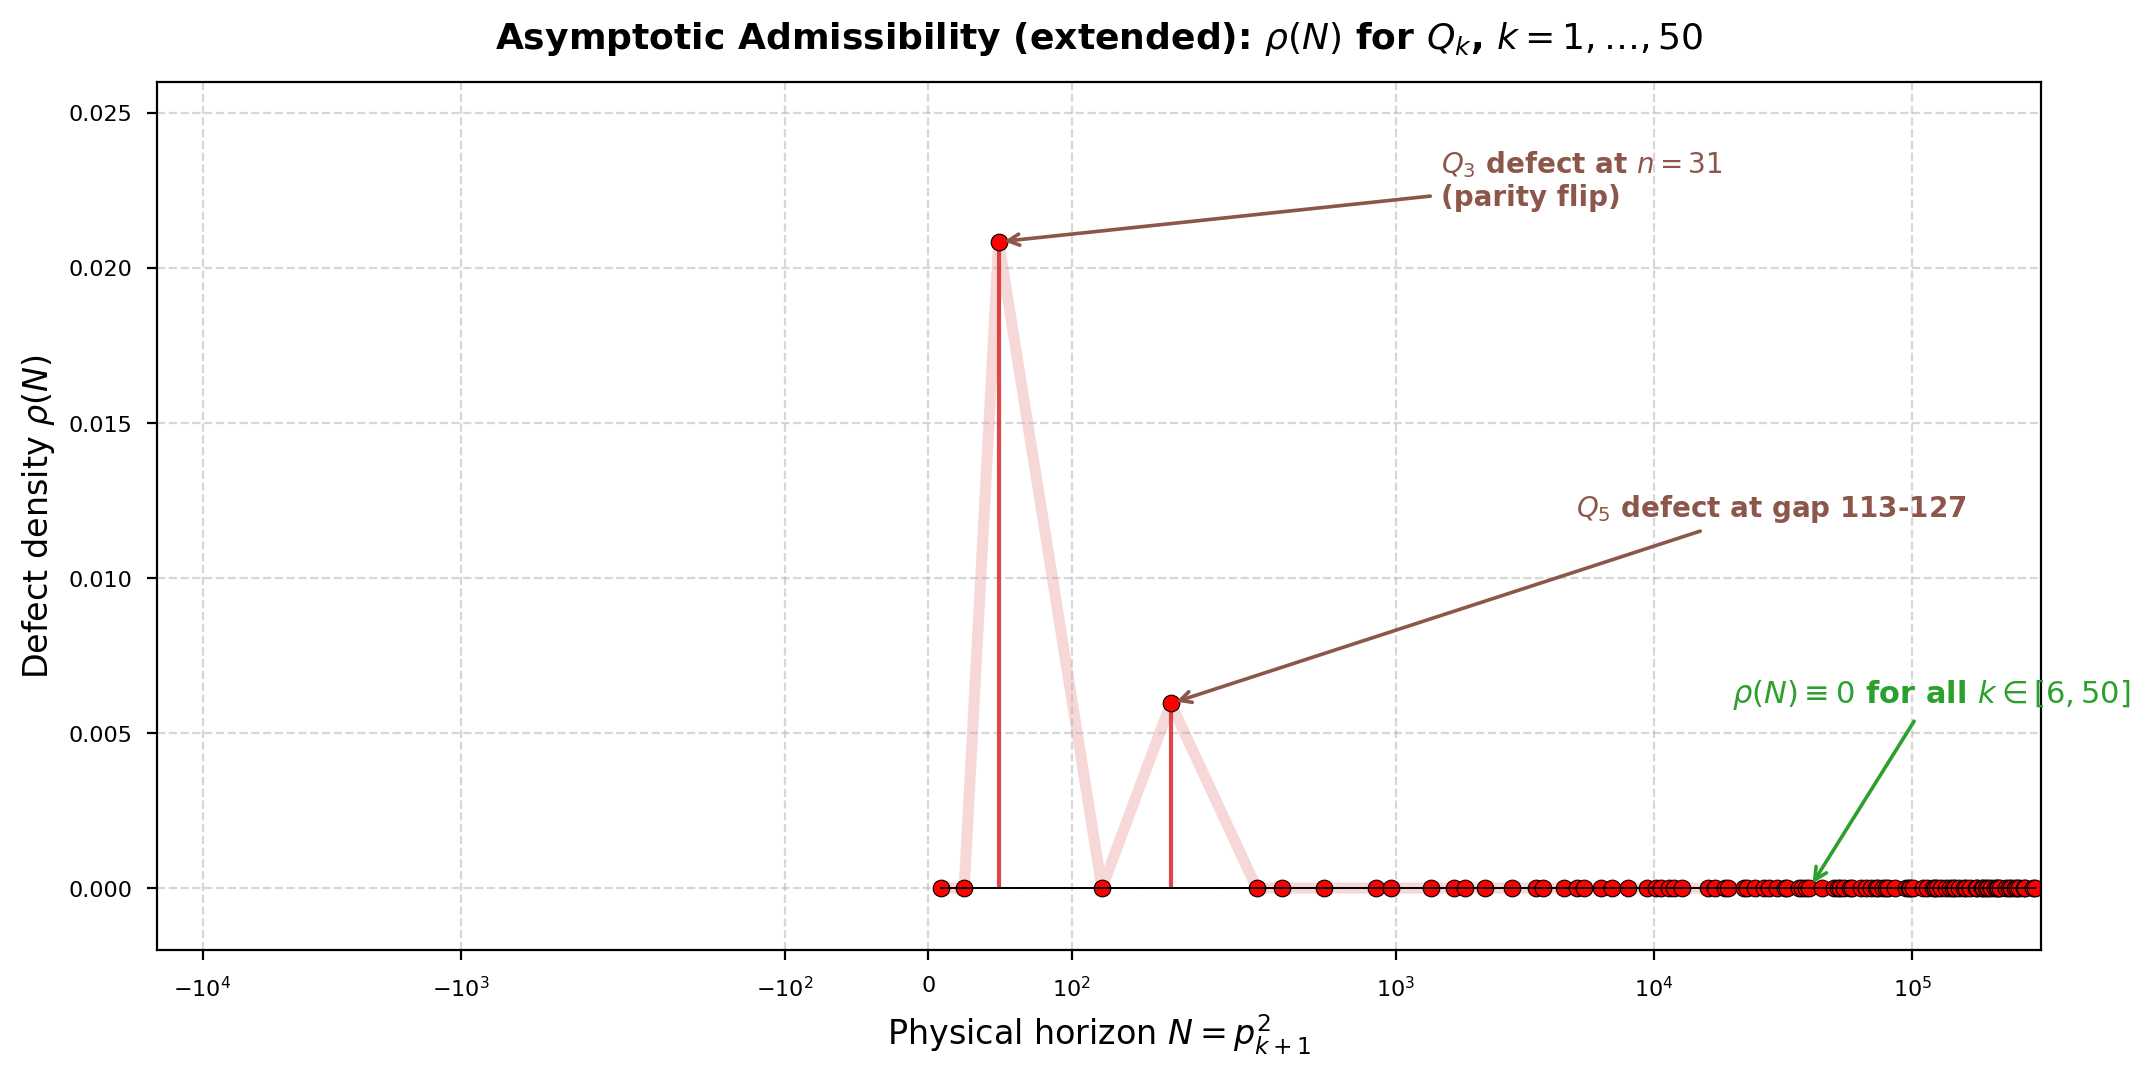

Write Python code to recreate this figure.
"""Figure 2 (extended): rho(N) for k = 1..50.

Reads results/exp1_extended.csv. Same stem-plot style as fig2_defect_density.py
but on the wider k range; demonstrates that beyond Q_3 and Q_5 every Q_k
in the tested range is admissible.
"""
from __future__ import annotations

import csv
import sys
from pathlib import Path

import matplotlib.pyplot as plt
import numpy as np

ROOT = Path(__file__).resolve().parent.parent
sys.path.insert(0, str(ROOT))

CSV_PATH = ROOT / "results" / "exp1_extended.csv"


def load() -> tuple[np.ndarray, np.ndarray, np.ndarray]:
    ks, Ns, rhos = [], [], []
    with CSV_PATH.open() as f:
        for row in csv.DictReader(f):
            ks.append(int(row["k"]))
            Ns.append(int(row["horizon_N"]))
            rhos.append(float(row["rho_N"]))
    return np.array(ks), np.array(Ns), np.array(rhos)


def main() -> None:
    ks, Ns, rhos = load()

    plt.style.use("seaborn-v0_8-paper")
    fig, ax = plt.subplots(figsize=(11, 5.5), dpi=150)

    markerline, stemlines, baseline = ax.stem(
        Ns, rhos, basefmt="k-", linefmt="#d62728", markerfmt="ro"
    )
    plt.setp(stemlines, linewidth=1.5, alpha=0.85)
    plt.setp(markerline, markersize=6, markeredgecolor="black", markeredgewidth=0.4)
    plt.setp(baseline, color="black", lw=0.7)

    ax.plot(Ns, rhos, color="#d62728", alpha=0.18, lw=4, zorder=0)

    spike_anns = {
        3: ("$Q_3$ defect at $n=31$\n(parity flip)", (1500, 0.022)),
        5: ("$Q_5$ defect at gap 113-127", (5000, 0.012)),
    }
    for k, N, rho in zip(ks, Ns, rhos):
        if k in spike_anns and rho > 0:
            text, xytext = spike_anns[k]
            ax.annotate(
                text, xy=(N, rho), xytext=xytext,
                fontsize=10, color="#8c564b", fontweight="bold",
                arrowprops=dict(arrowstyle="->", color="#8c564b", lw=1.3),
            )

    ax.annotate(
        r"$\rho(N) \equiv 0$ for all $k \in [6, 50]$",
        xy=(40000, 0), xytext=(20000, 0.006),
        fontsize=11, color="#2ca02c", fontweight="bold",
        arrowprops=dict(arrowstyle="->", color="#2ca02c", lw=1.3),
    )

    ax.set_title(
        r"Asymptotic Admissibility (extended): $\rho(N)$ for $Q_k$, $k = 1, \ldots, 50$",
        fontsize=13, fontweight="bold", pad=12,
    )
    ax.set_xlabel(r"Physical horizon $N = p_{k+1}^2$", fontsize=12)
    ax.set_ylabel(r"Defect density $\rho(N)$", fontsize=12)
    ax.grid(True, ls="--", alpha=0.5)
    ax.set_ylim(-0.002, 0.026)
    ax.set_xscale("symlog", linthresh=200)

    out = ROOT / "figures" / "fig3b_defect_density_extended.png"
    fig.tight_layout()
    fig.savefig(out, dpi=200, bbox_inches="tight")
    print(f"Wrote {out}")


if __name__ == "__main__":
    main()
